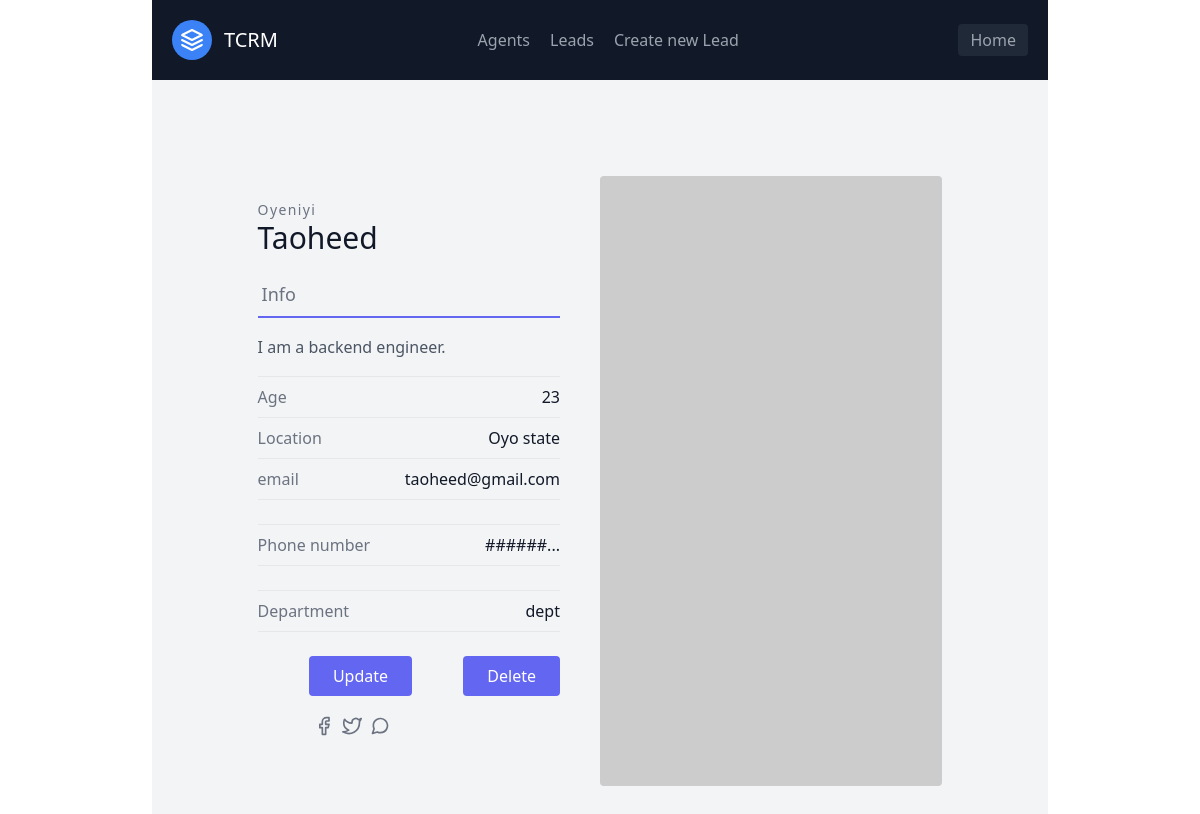
/1/, run on the app's committed database.
### leads/models.py (models this page shows, shortened)
class Lead(models.Model):
    first_name = models.CharField(max_length=20)
    last_name = models.CharField(max_length=20)
    age = models.IntegerField()
    email = models.EmailField(unique=True, null=True)
    location = models.CharField(max_length=30, default=None)
    about = models.TextField(max_length=250, default=None)
    agent = models.ForeignKey("Agent", on_delete=models.CASCADE)

### leads/views.py (the view)
# urls.py: path('<int:pk>/', lead_details, name="lead_details"),
def lead_details(request, pk):
    details = Lead.objects.get(id=pk)
    context = {"details": details}
    return render(request, 'leaddetails.html', context)

### templates/leaddetails.html (shortened to what this page needs)
{% extends 'leads/homepage.html' %}
{% block content %}
<section class="text-gray-600 body-font overflow-hidden">
  <div class="container px-5 py-24 mx-auto">
    <div class="lg:w-4/5 mx-auto flex flex-wrap">
      <div class="lg:w-1/2 w-full lg:pr-10 lg:py-6 mb-6 lg:mb-0">
        <h2 class="text-sm title-font text-gray-500 tracking-widest">{{ details.last_name }}</h2>
        <h1 class="text-gray-900 text-3xl title-font font-medium mb-4">{{ details.first_name }}</h1>
        <div class="flex mb-4">
          <a class="flex-grow text-gray-500 border-b-2 border-indigo-500 py-2 text-lg px-1">Info</a>
        </div>
        <p class="leading-relaxed mb-4">{{ details.about }}</p>
        <div class="flex border-t border-gray-200 py-2">
          <span class="text-gray-500">Age</span>
          <span class="ml-auto text-gray-900">{{ details.age }}</span>
        </div>
        <div class="flex border-t border-gray-200 py-2">
          <span class="text-gray-500">Location</span>
          <span class="ml-auto text-gray-900">{{ details.location }}</span>
        </div>
        <div class="flex border-t border-b mb-6 border-gray-200 py-2">
          <span class="text-gray-500">email</span>
          <span class="ml-auto text-gray-900">{{ details.email }}</span>
        </div>
        <div class="flex border-t border-b mb-6 border-gray-200 py-2">
          <span class="text-gray-500">Phone number</span>
          <span class="ml-auto text-gray-900"> ######... </span>
        </div>
        <div class="flex border-t border-b mb-6 border-gray-200 py-2">
          <span class="text-gray-500">Department</span>
          <span class="ml-auto text-gray-900">dept</span>
        </div>
        <div class="flex">
          <button class="flex ml-auto text-white bg-indigo-500 border-0 py-2 px-6 focus:outline-none hover:bg-indigo-600 rounded"><a href="update">Update</a></button>
          <button class="flex ml-auto text-white bg-indigo-500 border-0 py-2 px-6 focus:outline-none hover:bg-indigo-600 rounded"><a href="delete">Delete</a></button>
        </div>
        <div class="px-14 mx-auto py-5">
            <span class="inline-flex">
              <a class="text-gray-500">
                <svg fill="none" stroke="currentColor" stroke-linecap="round" stroke-linejoin="round" stroke-width="2" class="w-5 h-5" viewBox="0 0 24 24">
                  <path d="M18 2h-3a5 5 0 00-5 5v3H7v4h3v8h4v-8h3l1-4h-4V7a1 1 0 011-1h3z"></path>
                </svg>
              </a>
              <a class="ml-2 text-gray-500">
              </a>
              <a class="ml-2 text-gray-500">
              </a>
            </span>
        </div>
      </div>
      <img alt="ecommerce" class="lg:w-1/2 w-full lg:h-auto h-64 object-cover object-center rounded" src="https://dummyimage.com/400x400">
    </div>
  </div>
</section>
{% endblock content %}

### data on the page
Lead: last_name "Oyeniyi", first_name "Taoheed", about "I am a backend engineer.", age "23", location "Oyo state", email "taoheed@gmail.com"
